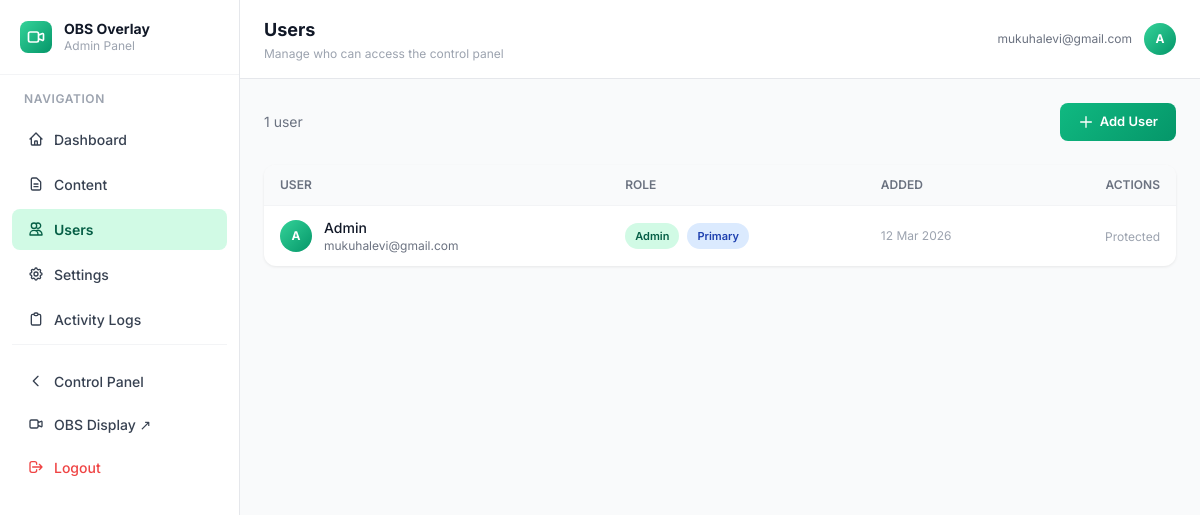
Before: /admin/users (signed in) with the older database file.
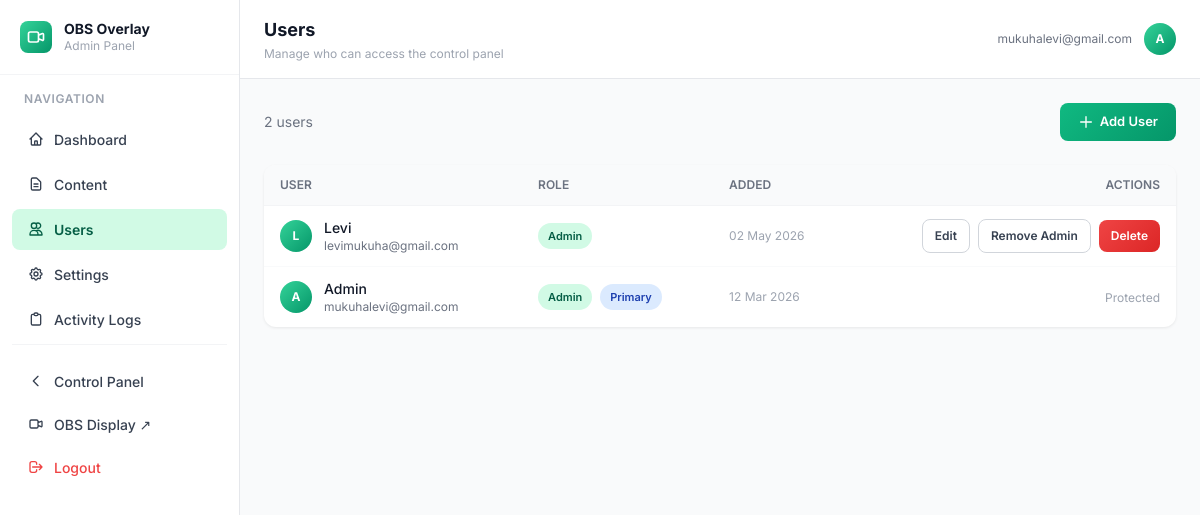
After: the same page with the newer database file.
### models.py (models this page shows)
class User(UserMixin, db.Model):
    id = db.Column(db.Integer, primary_key=True)
    email = db.Column(db.String(120), unique=True, nullable=False)
    name = db.Column(db.String(120))
    is_admin = db.Column(db.Boolean, default=False)
    created_at = db.Column(db.DateTime, default=datetime.utcnow)

### blueprints/admin.py (the view)
@admin_bp.route('/users')
@login_required
@admin_required
def users():
    from models import User
    all_users = User.query.order_by(User.created_at.desc()).all()
    return render_template('admin/users.html',
                           users=all_users,
                           admin_email=ADMIN_EMAIL)

### utils/helpers.py (called while the page is built)
def admin_required(f):
    @wraps(f)
    def decorated(*args, **kwargs):
        if not current_user.is_authenticated:
            return redirect(url_for('auth.login'))
        if not current_user.is_admin:
            log_activity('UNAUTHORIZED_ACCESS_ATTEMPT',
                         f'Attempted admin access: {request.path}')
            return jsonify({'error': 'Admin access required'}), 403
        return f(*args, **kwargs)
    return decorated

### templates/admin/users.html (shortened to what this page needs)
{% extends 'admin/base_admin.html' %}
{% block page_title %}Users{% endblock %}
{% block page_subtitle %}Manage who can access the control panel{% endblock %}
{% block admin_content %}
<div class="flex justify-between items-center mb-6">
    <p class="text-sm text-gray-500">{{ users|length }} user{{ 's' if users|length != 1 }}</p>
    <button onclick="openAddUser()" class="btn btn-primary">
        <svg class="w-4 h-4" fill="none" stroke="currentColor" viewBox="0 0 24 24"><path stroke-linecap="round" stroke-linejoin="round" stroke-width="2" d="M12 4v16m8-8H4"/></svg>
        Add User
    </button>
</div>
<div class="card overflow-hidden">
    <table class="w-full text-sm">
        <thead class="bg-gray-50 border-b border-gray-100">
            <tr>
                <th class="text-left py-3 px-4 text-xs font-semibold text-gray-500 uppercase">User</th>
                <th class="text-left py-3 px-4 text-xs font-semibold text-gray-500 uppercase">Role</th>
                <th class="text-left py-3 px-4 text-xs font-semibold text-gray-500 uppercase">Added</th>
                <th class="text-right py-3 px-4 text-xs font-semibold text-gray-500 uppercase">Actions</th>
            </tr>
        </thead>
        <tbody class="divide-y divide-gray-50">
            {% for u in users %}
            <tr id="user-row-{{ u.id }}" class="hover:bg-gray-50 transition">
                <td class="py-3 px-4">
                    <div class="flex items-center gap-3">
                        <div class="w-8 h-8 rounded-full bg-gradient-to-br from-emerald-400 to-emerald-600 flex items-center justify-center flex-shrink-0">
                            <span class="text-white text-xs font-bold">{{ u.name[0] if u.name else u.email[0] }}</span>
                        </div>
                        <div>
                            <p class="font-medium text-gray-900">{{ u.name or '—' }}</p>
                            <p class="text-xs text-gray-500">{{ u.email }}</p>
                        </div>
                    </div>
                </td>
                <td class="py-3 px-4">
                    {% if u.is_admin %}
                    <span class="badge badge-green">Admin</span>
                    {% else %}
                    <span class="badge badge-gray">User</span>
                    {% endif %}
                    {% if u.email == admin_email %}
                    <span class="badge badge-blue ml-1">Primary</span>
                    {% endif %}
                </td>
                <td class="py-3 px-4 text-xs text-gray-400">{{ u.created_at.strftime('%d %b %Y') }}</td>
                <td class="py-3 px-4 text-right">
                    {% if u.email != admin_email %}
                    <button
                        class="btn btn-ghost btn-sm mr-1 edit-user-btn"
                        data-id="{{ u.id }}"
                        data-name="{{ u.name or '' }}"
                        data-email="{{ u.email }}"
                        data-admin="{{ 'true' if u.is_admin else 'false' }}">
                        Edit
                    </button>
                    <button
                        class="btn btn-ghost btn-sm mr-1 toggle-admin-btn"
                        data-id="{{ u.id }}"
                        data-is-admin="{{ 'true' if u.is_admin else 'false' }}">
                        {{ 'Remove Admin' if u.is_admin else 'Make Admin' }}
                    </button>
                    <button
                        class="btn btn-danger btn-sm delete-user-btn"
                        data-id="{{ u.id }}"
                        data-email="{{ u.email }}">
                        Delete
                    </button>
                    {% else %}
                    <span class="text-xs text-gray-400">Protected</span>
                    {% endif %}
                </td>
            </tr>
            {% endfor %}
        </tbody>
    </table>
</div>
{% endblock %}

### templates/admin/base_admin.html (shortened to what the changed rows need)
{% extends 'base.html' %}
{% block body %}
<div class="flex h-screen overflow-hidden bg-gray-50">
    <div class="flex-1 flex flex-col overflow-hidden">
        <header class="bg-white border-b border-gray-200 px-6 py-4 flex items-center gap-4 flex-shrink-0">
            <div class="flex-1">
                <h1 class="text-lg font-bold text-gray-900">{% block page_title %}Admin{% endblock %}</h1>
            </div>
            <div class="flex items-center gap-3">
                <span class="text-xs text-gray-500 hidden md:block">{{ current_user.email }}</span>
                <div class="w-8 h-8 bg-gradient-to-br from-emerald-400 to-emerald-600 rounded-full flex items-center justify-center">
                    <span class="text-white font-bold text-xs">
                        {{ current_user.name[0] if current_user.name else current_user.email[0] }}
                    </span>
                </div>
            </div>
        </header>
        <main class="flex-1 overflow-y-auto p-6">
            {% block admin_content %}{% endblock %}
        </main>
    </div>
</div>
{% endblock %}

Changed rows visible on the page:
added User: name "L", name "Levi", email "levimukuha@gmail.com", shows "Admin", created_at "02 May 2026", is_admin "Remove Admin"
Other visible differences:
{{ users|length }}: "1" → "2"
{{ 's' if users|length != 1 }}: (not shown) → "s"
